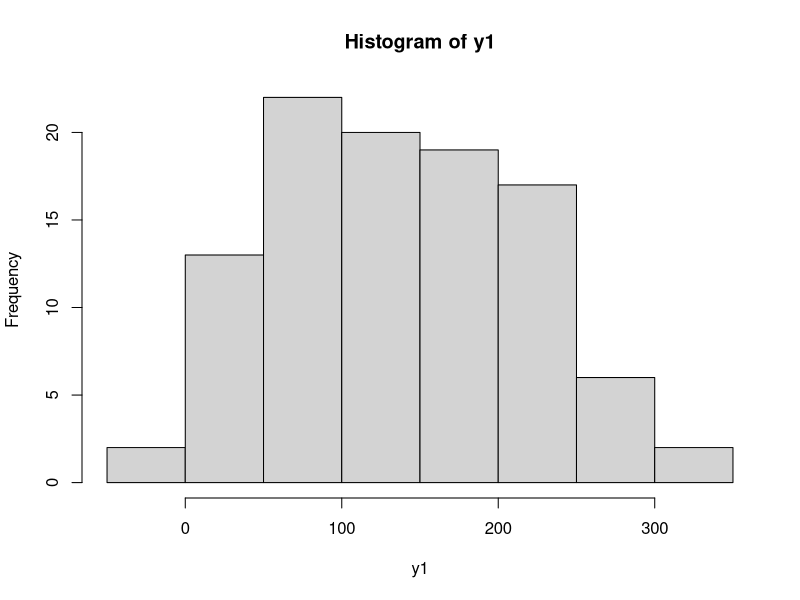
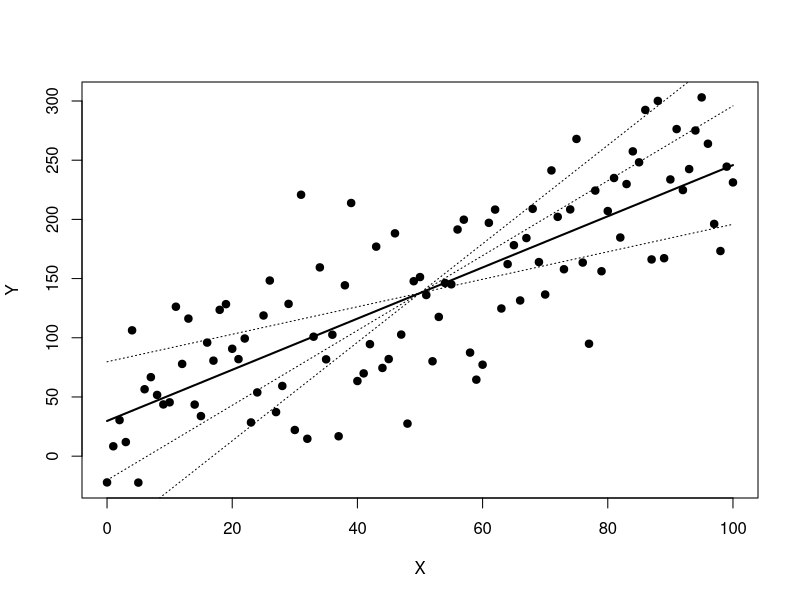
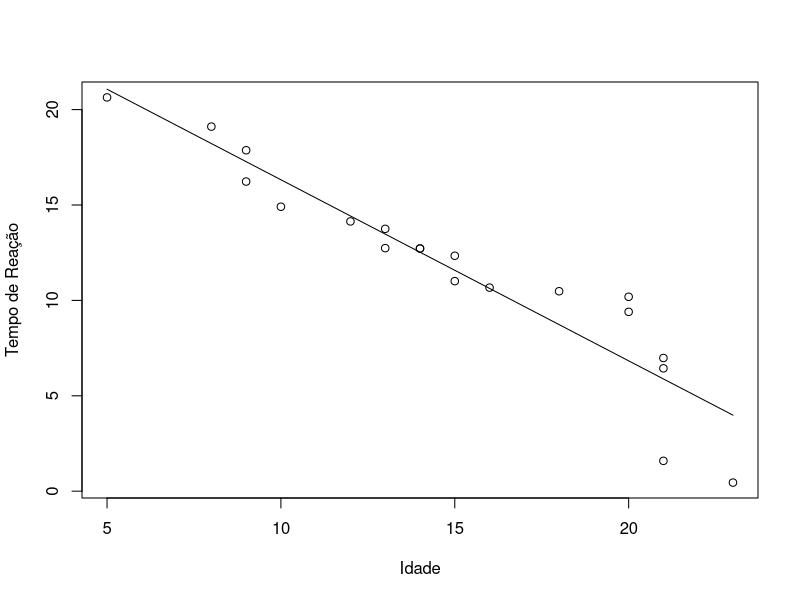
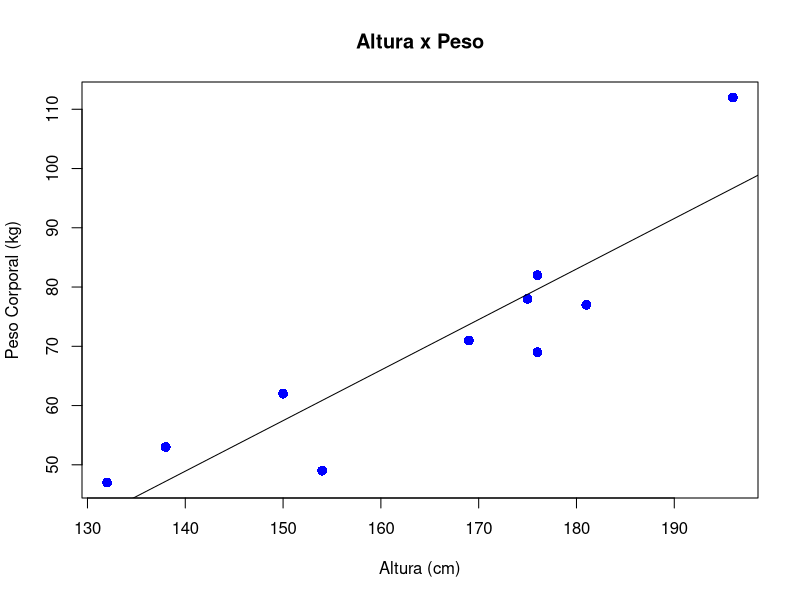
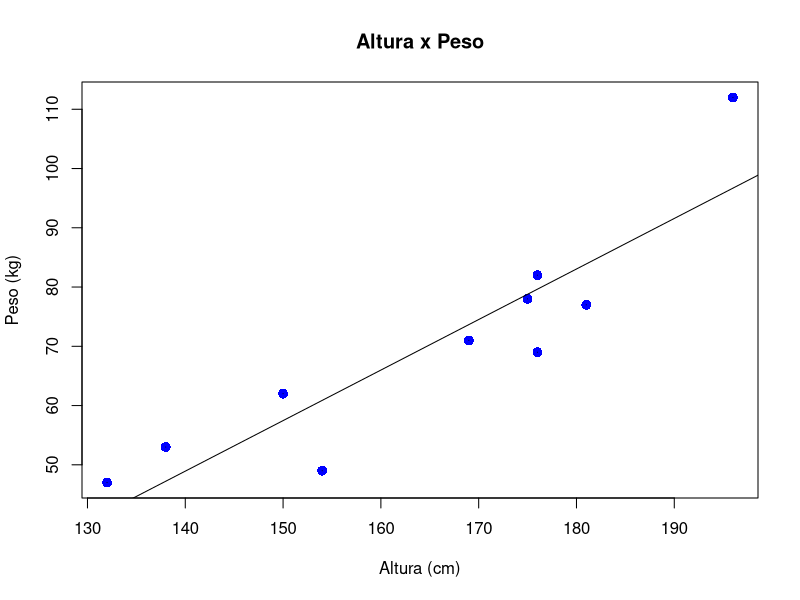
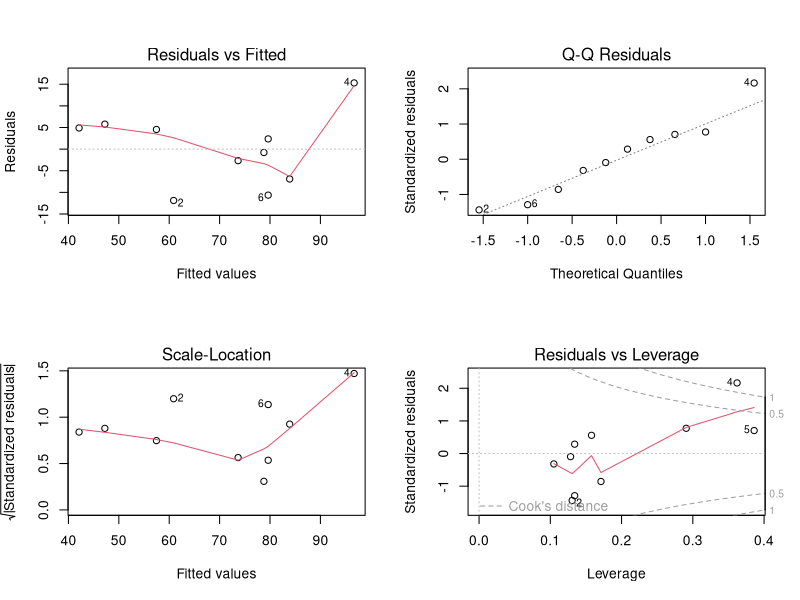

These charts were generated, in order, by the following R code:



# Lista de Exercícios Parte 1 - Capítulo 11

# Def dir
setwd("C:/Users/paloma/Desktop/GitHub/R-Tools/11-MLemR")
getwd()


# OBS: O MODELO DE REGRESSÃO SÓ FAZ SENTIDO, SE EXISTIR CORRELAÇÃO ENTRE OS DADOS !!!
# UM MODELO DE ML APRENDE OS COEFICIENTES!!


# ------------------------------------------------------------------------------
## Exercício 1 - Massa de dados aleatória

# Criando a massa de dados (apesar de aleatória, y possui 
# uma relação com os dados de x)
x <- seq(0, 100)
y <- 2 * x + 35

# Imprimindo as variáveis
x
y

# Gerando uma distribuição normal
y1 <- y + rnorm(101, 0, 50)
y1
hist(y1)

# Crie um plot do relacionamento de x e y1
plot(x, y1, pch = 19,  xlab = 'X', ylab = 'Y') # (scatterplot) -> existe uma correlação positiva!



# Crie um modelo de regressão para as duas variáveis x e y1
modelo <- lm(y1 ~ x) # y1 -> var target; x -> var preditora  
modelo
class(modelo)



# Capture os coeficentes
a <- modelo$coefficients[1]
b <- modelo$coefficients[2]


# Fórmula de Regressão
y2 <- a + b*x


# Visualize a linha de regressão
lines(x, y2, lwd = 2)


# Simulando outras possíveis linhas de regressão
y3 <- (y2[51]-50*(b-1))+(b-1)*x
y4 <- (y2[51]-50*(b+1))+(b+1)*x
y5 <- (y2[51]-50*(b+2))+(b+2)*x
lines(x,y3,lty=3)
lines(x,y4,lty=3)
lines(x,y5,lty=3)






# ------------------------------------------------------------------------------
## Exercício 2 - Pesquisa sobre idade e tempo de reação

# Criando os dados
Idade <- c(9,13,14,21,15,18,20,8,14,23,16,21,10,12,20,
           9,13,5,15,21)

Tempo <- c(17.87,13.75,12.72,6.98,11.01,10.48,10.19,19.11,
           12.72,0.45,10.67,1.59,14.91,14.14,9.40,16.23,
           12.74,20.64,12.34,6.44)

# Crie um Gráfico de Dispersão (ScatterPlot)
plot(Idade, Tempo,
     xlab = 'Idade', 
     ylab = 'Tempo de Reação')



# Crie um modelo de regressão
modelo <- lm(Tempo ~ Idade) # Tempo -> var target; Idade -> var preditora
modelo


# Calcule a reta de regressão
y <- a + b*x # eq de regressão ( que contém as previões)

reta <- 25.8134 - 0.9491 *Idade


# Crie o gráfico da reta
lines(Idade, reta)





# ------------------------------------------------------------------------------
# Exercício 3 - Relação entre altura e peso

# Criando os dados (dados historicos)
alturas = c(176, 154, 138, 196, 132, 176, 181, 169, 150, 175)
pesos = c(82, 49, 53, 112, 47, 69, 77, 71, 62, 78)

plot(alturas, pesos, pch = 16, cex = 1.3, col = "blue", 
     main = "Altura x Peso", 
     ylab = "Peso Corporal (kg)", 
     xlab = "Altura (cm)")



# Crie o modelo de regressão
modelo <- lm(pesos ~ alturas) # var target -> pesos



# Visualizando o modelo
modelo
summary(modelo)


# Gere a linha de regressão (abline -> só passar os coefs)
abline( -70.4627, 0.8528)



# ------------------------------------
# testar o modelo com novos conjuntos de dados: 

# Faça as previsões de pesos com base na nova lista de alturas
alturas2 = data.frame(c(179, 152, 134, 197, 131, 178, 185, 162, 155, 172)) # para usar a fç predict os dados devem estar em um df
previsao <- predict(modelo, alturas2)
previsao


# Plot
plot(alturas, pesos, pch = 16, cex = 1.3, 
     col = "blue", 
     main = "Altura x Peso", 
     ylab = "Peso (kg)", 
     xlab = "Altura (cm)")


# Construindo a linha de regressão
abline(lm(pesos ~ alturas)) 

# Obtendo o tamanho de uma das amostras de dados
num <- length(alturas)
num

# Gerando um gráfico com os valores residuais
for (k in 1: num)  
  lines(c(alturas[k], alturas[k]), 
        c(pesos[k], pesos[k]))

# Gerando gráficos com a distribuição dos resíduos (erros do modelo)
par(mfrow = c(2,2))
plot(modelo)




# FIM 
